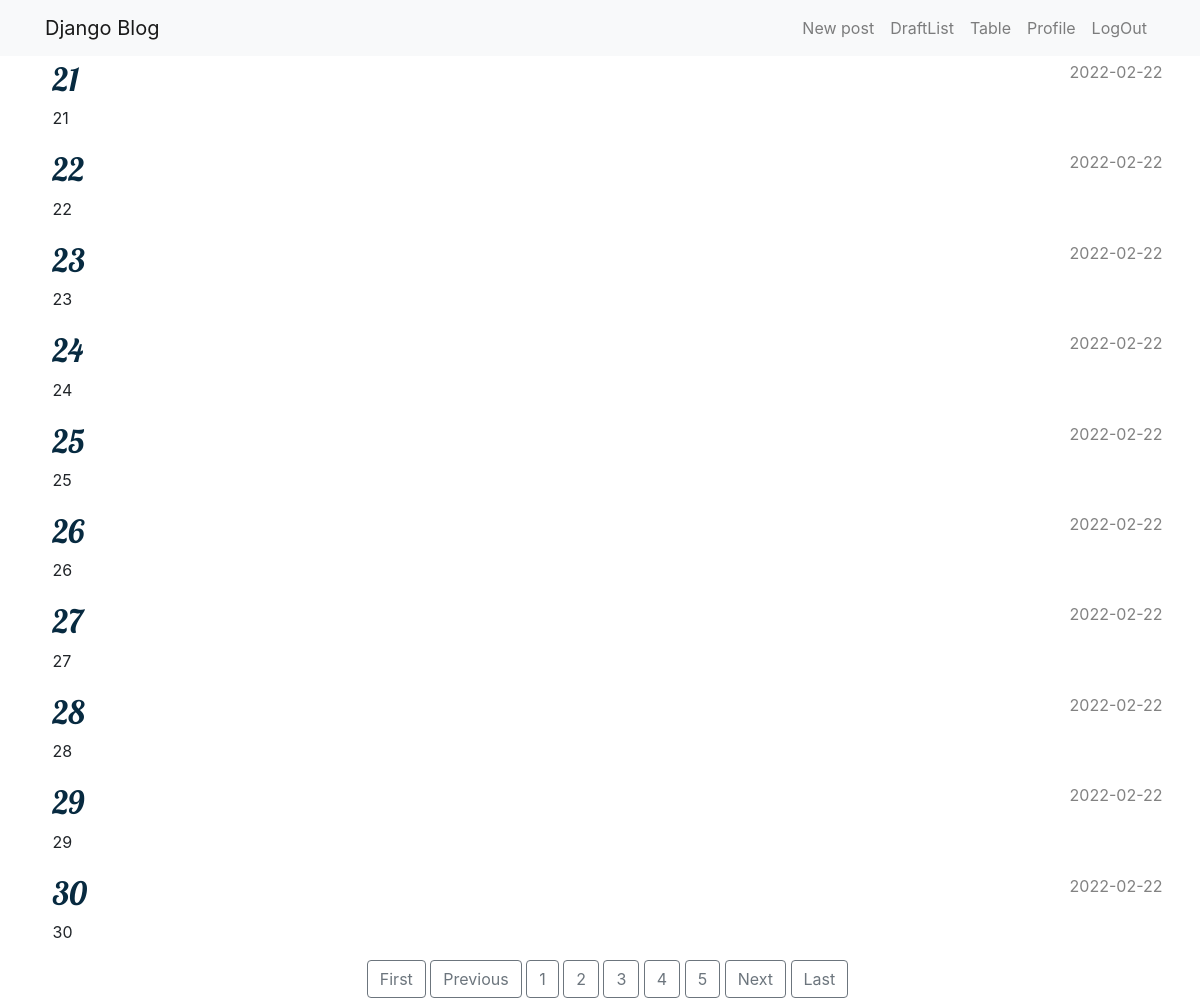
Page /list?page=3 (signed in) on the committed database.
### blog/models.py (models this page shows, shortened)
class Post(models.Model):
    author = models.ForeignKey(settings.AUTH_USER_MODEL, on_delete=models.CASCADE)
    title = models.CharField(max_length=200)
    text = models.TextField()
    created_date = models.DateTimeField(default=timezone.now)
    published_date = models.DateTimeField(blank=True, null=True)

### blog/views.py (the view)
# urls.py: path('list', views.post_list, name='post_list'),
@login_required
def post_list(request):
    posts = Post.objects.filter(published_date__lte=timezone.now()).order_by('published_date')
    paginator = Paginator(posts, 10) # Show 10 contacts per page.
    page_number = request.GET.get('page')
    page_obj = paginator.get_page(page_number)
    return render(request, 'blog/post_list.html', {'page_obj': page_obj})

### blog/templates/blog/post_list.html
{% extends 'blog/base.html' %}
{% block content %}
    {% for post in page_obj %}
        <article class="post">
            <time class="date">
              {{ post.published_date|date:'Y-m-d'}}
            </time>
            <h2><a href="{% url 'post_detail' pk=post.pk %}">{{ post.title }}</a></h2>
            <p>{{ post.text|linebreaksbr }}</p>
        </article>
    {% endfor %}
    <div class="text-center">
        {% if page_obj.has_previous %}
          <a class="btn btn-outline-secondary" href="?page=1">First</a>
          <a class="btn btn-outline-secondary" href="?page={{ page_obj.previous_page_number }}">Previous</a>
        {% endif %}
        {% for num in page_obj.paginator.page_range %}
          {% if page_obj.number == num %}
            <a class="btn btn-outline-secondary" href="?page={{ num }}">{{ num }}</a>
          {% elif num > page_obj.number|add:'-3' and num < page_obj.number|add:'3' %}
            <a class="btn btn-outline-secondary" href="?page={{ num }}">{{ num }}</a>
          {% endif %}
        {% endfor %}
        {% if page_obj.has_next %}
          <a class="btn btn-outline-secondary" href="?page={{ page_obj.next_page_number }}">Next</a>
          <a class="btn btn-outline-secondary" href="?page={{ page_obj.paginator.num_pages }}">Last</a>
        {% endif %}
      </div>
{% endblock %}

### blog/static/css/blog.css (style rules this page uses)
h1 a, h2 a { color: #072a40; font-family: 'Lobster'; }
body { padding-left: 15px; }
h1, h2, h3, h4 { font-family: 'Lobster', cursive; }
.date { color: #828282; }
.post { margin-top: 20px; }
.post h2 a, .post h2 a:visited { color: #072a40; }
.post > .date, .post > .actions { float: right; }

### rows in the picture
Post: published_date "2022-02-22", title "21", text "21"
Post: published_date "2022-02-22", title "22", text "22"
Post: published_date "2022-02-22", title "23", text "23"
Post: published_date "2022-02-22", title "24", text "24"
Post: published_date "2022-02-22", title "25", text "25"
Post: published_date "2022-02-22", title "26", text "26"
Post: published_date "2022-02-22", title "27", text "27"
Post: published_date "2022-02-22", title "28", text "28"
Post: published_date "2022-02-22", title "29", text "29"
Post: published_date "2022-02-22", title "30", text "30"

### other values in the picture
{{ num }} "1" "2" "4" "5"
{{ num }} "3"
